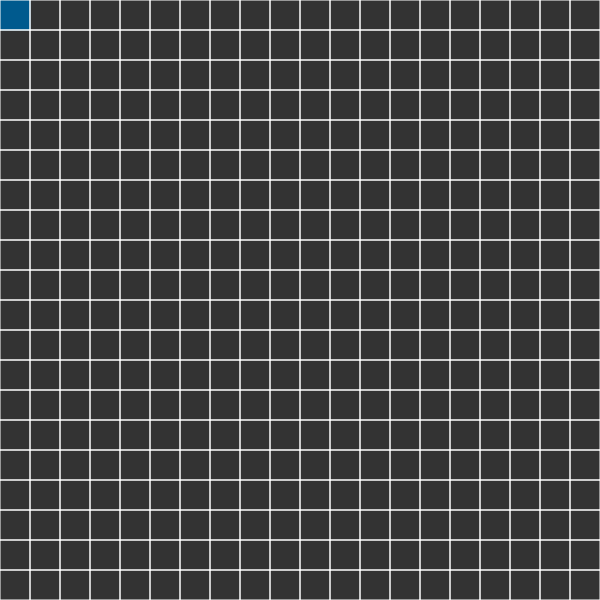
Frame 1 (no input)
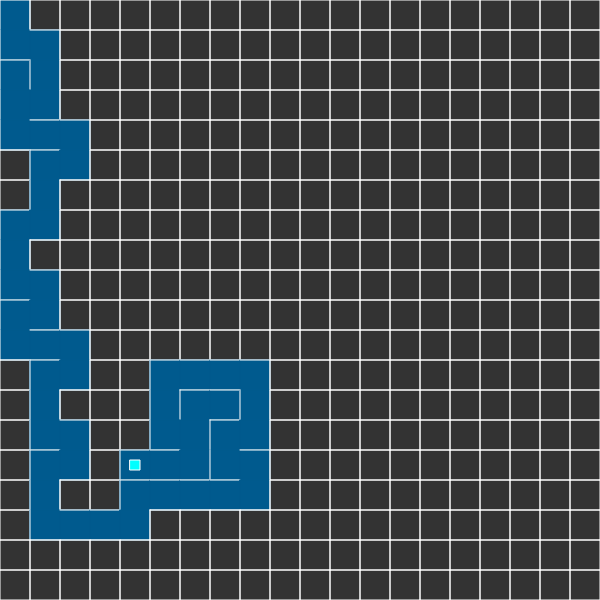
Frame 60 (no input)
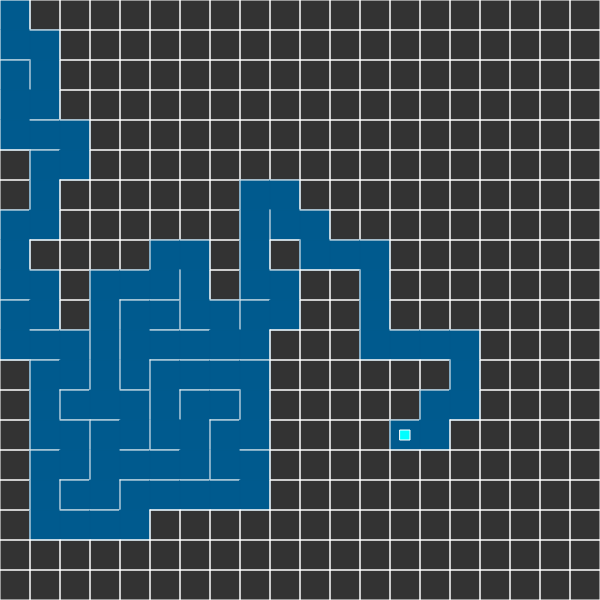
Frame 120 (the mouse pressed at the canvas centre since frame 60)

The p5.js sketch that drew these frames (run headless with seeded random() and noise() and a simulated clock; from frame 60 on, the mouse is pressed at the canvas centre):

// p5.js sketch
// ── sketch.js
var grid = [];
var sz = 30;
var cols;
var raws;
var current;
var stack = [];
var generated = false;

function setup() {
	createCanvas(600, 600);
	//frameRate(30);
	cols = width / sz;
	raws = height / sz;
	for (var j = 0; j < raws; j++) {
		for (var i = 0; i < cols; i++) {
			grid.push(new Cell(i, j));
		}
	}
	current = grid[0];
	current.visited = true;
    current.seen = true;
}

function draw() {
	background(51);
	for (var i = 0; i < grid.length; i++) {
		grid[i].show();
	}
	if(!generated){
		var next = current.checkNeighbors();
		if(next){
			stack.push(current);
			next.visited = true;
			current.active = false;
			next.active = true;
			current = next;
		}
		else{
			var prev = stack.pop();
			if(prev){
				current.active = false;
				current = prev;
				current.active = true;
				current.visited = true;
			}
			else{
				generated = true;
			}
		}
	}
	else{
		noStroke();
        if(current.i != 0 || current.j != 0){
            fill(255,0,0);
            rect(0+sz/3, 0+sz/3, sz-sz/1.5+1, sz-sz/1.5+1);
        }  
        if(current.i != cols-1 || current.j != raws-1){
            fill(0,255,0);
            rect(width - sz +sz/3, height - sz +sz/3, sz-sz/1.5+1, sz-sz/1.5+1);
        }
	}
}

function index(i, j) {
	if (i < 0 || i > cols-1 || j < 0 || j > raws-1) {
		return -1;
	} else {
		return i + j * cols;
	}
}

function Cell(i, j) {
	this.i = i;
	this.j = j;
	this.walls = [true, true, true, true];
	this.visited = false;
    this.seen = false;

	this.getTop = function(){
		return grid[index(i, j - 1)];
	}
	this.getRight = function(){
		return grid[index(i + 1, this.j)];
	}
	this.getBottom = function(){
		return grid[index(this.i, this.j + 1)];
	}
	this.getLeft = function(){
		return grid[index(this.i - 1, this.j)];
	}

	this.checkNeighbors = function() {
		var neighbors = [];
		var top = grid[index(i, j - 1)];
		var right = grid[index(i + 1, this.j)];
		var bottom = grid[index(this.i, this.j + 1)];
		var left = grid[index(this.i - 1, this.j)];

		if (top && !top.visited) {
			neighbors.push(top);
		}
		if (right && !right.visited) {
			neighbors.push(right);
		}
		if (bottom && !bottom.visited) {
			neighbors.push(bottom);
		}
		if (left && !left.visited) {
			neighbors.push(left);
		}
		var n =  neighbors[floor(random(neighbors.length))];
		if(n){
			if(n === top){
				this.walls[0] = false;
				n.walls[2] = false;
			}
			else if(n === right){
				this.walls[1] = false;
				n.walls[3] = false;
			}
			else if(n === bottom){
				this.walls[2] = false;
				n.walls[0] = false;
			}
			else if(n === left){
				this.walls[3] = false;
				n.walls[1] = false;
			}
			return n;
		}
		else{
			return undefined;
		}
	}

	this.show = function() {
		var x = this.i * sz;
		var y = this.j * sz;
        if (this.visited) {
            stroke(0, 90, 142);
            fill(0, 90, 142);
            rect(x, y, sz, sz);
        }
        if(generated && this.seen){
            noStroke();
            fill(0,120,189);
            rect(x, y, sz, sz);
        }
        if(this.active){
            stroke(255);
            fill(0, 255 , 255);
            rect(x+sz/3, y+sz/3, sz-sz/1.5, sz-sz/1.5);
        }
        stroke(255);
        if (this.walls[0]) {
            line(x, y, x + sz, y); // top
        }
        if (this.walls[1]) {
            line(x + sz, y, x + sz, y + sz); // right
        }
        if (this.walls[2]) {
            line(x, y + sz, x + sz, y + sz); // bottom
        }
        if (this.walls[3]) {
            line(x, y, x, y + sz); // left
        }
	}
}

function keyPressed() {
	if(generated){
		if (keyCode === UP_ARROW) {
			if(!current.walls[0]){
				current.active = false;
				current = current.getTop();
				current.active = true;
                current.seen = true;
			}
		} else if (keyCode === RIGHT_ARROW) {
			if(!current.walls[1]){
				current.active = false;
				current = current.getRight();
				current.active = true;
                current.seen = true;
			}
		} else if (keyCode === DOWN_ARROW) {
			if(!current.walls[2]){
				current.active = false;
				current = current.getBottom();
				current.active = true;
                current.seen = true;
			}
		} else if (keyCode === LEFT_ARROW) {
			if(!current.walls[3]){
				current.active = false;
				current = current.getLeft();
				current.active = true;
                current.seen = true;
			}
		}
	}
}
